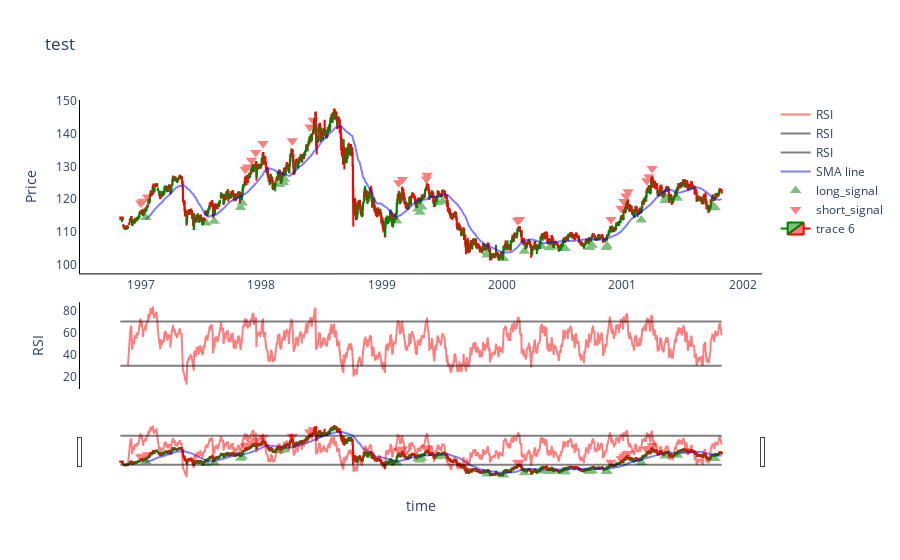

The cell this chart's notebook holds for it:
### Code cell
#Setting Layout
layout = go.Layout(
    title="test",
    plot_bgcolor="white",  # Sets background color to white
    legend=dict(
         #Adjust click behavior
        itemclick="toggleothers",
       itemdoubleclick="toggle"),
    
   hovermode = 'x',
   hoverdistance = 100, #Distance to show hover label of data point
   spikedistance = 1000, #Distance to show spike
    
    xaxis=dict(
        title="time",
        linecolor="black",  # Sets color of X-axis line
       showspikes = True, #Show spike line for x-axis
        spikethickness = 2,
        spikedash =  "dot",
        spikecolor = "#999999",
       spikemode = "across",
        showgrid=True  # Removes X-axis grid lines
    ),
    yaxis=dict(
        domain=[0.4,1],
        title="Price",
        linecolor="black",  # Sets color of Y-axis line
        showgrid=False,  # Removes Y-axis grid lines
    ),
    yaxis2=dict(
        domain=[0,0.3],
        anchor="x2",
       title="RSI",
      linecolor="black",  # Sets color of Y-axis line
        showgrid=False,  # Removes Y-axis grid lines 
    )
)


data = []
#Candlestick Data
TS = go.Candlestick(x=df.index,
                    open=df['Open'],
                    high=df['High'],
                    low=df['Low'],
                    close=df['Close'],
                    increasing_line_color = 'Green',decreasing_line_color = 'Red')

#Indicator Part Lower Part
#RSI
date_generated = pd.date_range(df.index[0], periods=len(df))
rsi = go.Scatter(x=df.Open.index, 
                    y=RSI, 
                    mode='lines', name='RSI',marker=dict(color = 'Red'),opacity=0.5, 
                    yaxis="y2",xaxis='x1')

rsi_l_line = go.Scatter(x=df.index, 
                    y=pd.Series(30, index =date_generated), 
                    mode='lines', name='RSI',marker=dict(color = 'Black'),opacity=0.5, 
                    yaxis="y2",xaxis='x1')

rsi_u_line = go.Scatter(x=df.index, 
                    y=pd.Series(70, index =date_generated), 
                    mode='lines', name='RSI',marker=dict(color = 'Black'),opacity=0.5, 
                    yaxis="y2",xaxis='x1')
data.append(rsi)
data.append(rsi_l_line)
data.append(rsi_u_line)
#Indicator Part Upper Part

SMA = go.Scatter(x=df.index, 
                    y=MA, 
                    mode='lines', name='SMA line',marker=dict(color = 'blue'),opacity=0.5)

data.append(SMA)
 

#Signal Part
Long_Signal = go.Scatter(
                    x=df.index, 
                    y=df.entry_position, 
                    mode='markers', marker_symbol = "triangle-up", marker_size=10,
                    name='long_signal',marker=dict(color = 'green'),opacity=0.5)
Short_Signal = go.Scatter(
                    x=df.index, 
                    y=df.exit_position  , 
                    mode='markers', marker_symbol = "triangle-down", marker_size=10,
                    name='short_signal',marker=dict(color = 'red'),opacity=0.5)
data.append(Long_Signal)
data.append(Short_Signal)

data.append(TS)



fig = go.Figure(data=data, layout=layout)

fig.show()

### Figure 1 — Plotly figure (JSON) as saved in the notebook; plotly's stock layout.template omitted (floating-point values rounded to 4 significant figures; data arrays with more than 128 entries replaced by an {"elided": "..."} marker saying what was removed)
{"data": [{"marker": {"color": "Red"}, "mode": "lines", "name": "RSI", "opacity": 0.5, "type": "scatter", "x": {"elided": "1290 str values"}, "xaxis": "x", "y": {"elided": "1290 float values"}, "yaxis": "y2"}, {"marker": {"color": "Black"}, "mode": "lines", "name": "RSI", "opacity": 0.5, "type": "scatter", "x": {"elided": "1290 str values"}, "xaxis": "x", "y": {"elided": "1290 int values"}, "yaxis": "y2"}, {"marker": {"color": "Black"}, "mode": "lines", "name": "RSI", "opacity": 0.5, "type": "scatter", "x": {"elided": "1290 str values"}, "xaxis": "x", "y": {"elided": "1290 int values"}, "yaxis": "y2"}, {"marker": {"color": "blue"}, "mode": "lines", "name": "SMA line", "opacity": 0.5, "type": "scatter", "x": {"elided": "1290 str values"}, "y": {"elided": "1290 float values"}}, {"marker": {"color": "green", "size": 10, "symbol": "triangle-up"}, "mode": "markers", "name": "long_signal", "opacity": 0.5, "type": "scatter", "x": {"elided": "1290 str values"}, "y": {"elided": "1290 float values"}}, {"marker": {"color": "red", "size": 10, "symbol": "triangle-down"}, "mode": "markers", "name": "short_signal", "opacity": 0.5, "type": "scatter", "x": {"elided": "1290 str values"}, "y": {"elided": "1290 float values"}}, {"close": {"elided": "1290 float values"}, "decreasing": {"line": {"color": "Red"}}, "high": {"elided": "1290 float values"}, "increasing": {"line": {"color": "Green"}}, "low": {"elided": "1290 float values"}, "open": {"elided": "1290 float values"}, "type": "candlestick", "x": {"elided": "1290 str values"}}], "layout": {"hoverdistance": 100, "hovermode": "x", "legend": {"itemclick": "toggleothers", "itemdoubleclick": "toggle"}, "plot_bgcolor": "white", "spikedistance": 1000, "title": {"text": "test"}, "xaxis": {"linecolor": "black", "showgrid": true, "showspikes": true, "spikecolor": "#999999", "spikedash": "dot", "spikemode": "across", "spikethickness": 2, "title": {"text": "time"}}, "yaxis": {"domain": [0.4, 1], "linecolor": "black", "showgrid": false, "title": {"text": "Price"}}, "yaxis2": {"anchor": "x2", "domain": [0, 0.3], "linecolor": "black", "showgrid": false, "title": {"text": "RSI"}}}}
